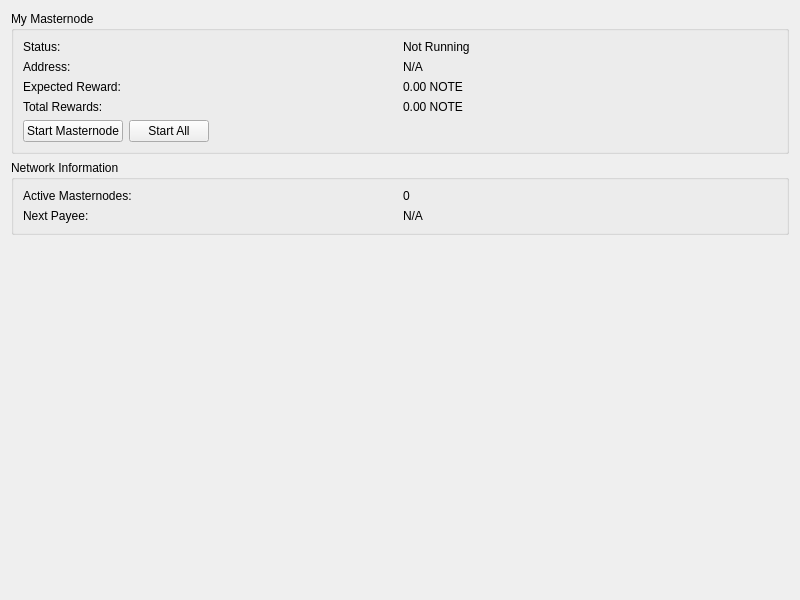
<?xml version="1.0" encoding="UTF-8"?>
<ui version="4.0">
 <class>MasternodeList</class>
 <widget class="QWidget" name="MasternodeList">
  <property name="geometry">
   <rect>
    <x>0</x>
    <y>0</y>
    <width>800</width>
    <height>600</height>
   </rect>
  </property>
  <property name="windowTitle">
   <string>Masternode</string>
  </property>
  <layout class="QVBoxLayout" name="verticalLayout">
   <item>
    <widget class="QGroupBox" name="groupBox">
     <property name="title">
      <string>My Masternode</string>
     </property>
     <layout class="QGridLayout" name="gridLayout">
      <item row="0" column="0">
       <widget class="QLabel" name="label">
        <property name="text">
         <string>Status:</string>
        </property>
       </widget>
      </item>
      <item row="0" column="1">
       <widget class="QLabel" name="myMasternodeStatus">
        <property name="text">
         <string>Not Running</string>
        </property>
        <property name="textInteractionFlags">
         <set>Qt::TextSelectableByMouse</set>
        </property>
       </widget>
      </item>
      <item row="1" column="0">
       <widget class="QLabel" name="label_2">
        <property name="text">
         <string>Address:</string>
        </property>
       </widget>
      </item>
      <item row="1" column="1">
       <widget class="QLabel" name="myMasternodeAddress">
        <property name="text">
         <string>N/A</string>
        </property>
        <property name="textInteractionFlags">
         <set>Qt::TextSelectableByMouse</set>
        </property>
       </widget>
      </item>
      <item row="2" column="0">
       <widget class="QLabel" name="label_3">
        <property name="text">
         <string>Expected Reward:</string>
        </property>
       </widget>
      </item>
      <item row="2" column="1">
       <widget class="QLabel" name="myExpectedReward">
        <property name="text">
         <string>0.00 NOTE</string>
        </property>
        <property name="textInteractionFlags">
         <set>Qt::TextSelectableByMouse</set>
        </property>
       </widget>
      </item>
      <item row="3" column="0">
       <widget class="QLabel" name="label_4">
        <property name="text">
         <string>Total Rewards:</string>
        </property>
       </widget>
      </item>
      <item row="3" column="1">
       <widget class="QLabel" name="myTotalRewards">
        <property name="text">
         <string>0.00 NOTE</string>
        </property>
        <property name="textInteractionFlags">
         <set>Qt::TextSelectableByMouse</set>
        </property>
       </widget>
      </item>
      <item row="4" column="0" colspan="2">
       <layout class="QHBoxLayout" name="horizontalLayout">
        <item>
         <widget class="QPushButton" name="startButton">
          <property name="text">
           <string>Start Masternode</string>
          </property>
         </widget>
        </item>
        <item>
         <widget class="QPushButton" name="startAllButton">
          <property name="text">
           <string>Start All</string>
          </property>
         </widget>
        </item>
        <item>
         <spacer name="horizontalSpacer">
          <property name="orientation">
           <enum>Qt::Horizontal</enum>
          </property>
          <property name="sizeHint" stdset="0">
           <size>
            <width>40</width>
            <height>20</height>
           </size>
          </property>
         </spacer>
        </item>
       </layout>
      </item>
     </layout>
    </widget>
   </item>
   <item>
    <widget class="QGroupBox" name="groupBox_2">
     <property name="title">
      <string>Network Information</string>
     </property>
     <layout class="QGridLayout" name="gridLayout_2">
      <item row="0" column="0">
       <widget class="QLabel" name="label_5">
        <property name="text">
         <string>Active Masternodes:</string>
        </property>
       </widget>
      </item>
      <item row="0" column="1">
       <widget class="QLabel" name="networkMasternodeCount">
        <property name="text">
         <string>0</string>
        </property>
        <property name="textInteractionFlags">
         <set>Qt::TextSelectableByMouse</set>
        </property>
       </widget>
      </item>
      <item row="1" column="0">
       <widget class="QLabel" name="label_6">
        <property name="text">
         <string>Next Payee:</string>
        </property>
       </widget>
      </item>
      <item row="1" column="1">
       <widget class="QLabel" name="nextPayee">
        <property name="text">
         <string>N/A</string>
        </property>
        <property name="textInteractionFlags">
         <set>Qt::TextSelectableByMouse</set>
        </property>
       </widget>
      </item>
     </layout>
    </widget>
   </item>
   <item>
    <spacer name="verticalSpacer">
     <property name="orientation">
      <enum>Qt::Vertical</enum>
     </property>
     <property name="sizeHint" stdset="0">
      <size>
       <width>20</width>
       <height>40</height>
      </size>
     </property>
    </spacer>
   </item>
  </layout>
 </widget>
 <resources/>
 <connections/>
</ui>
